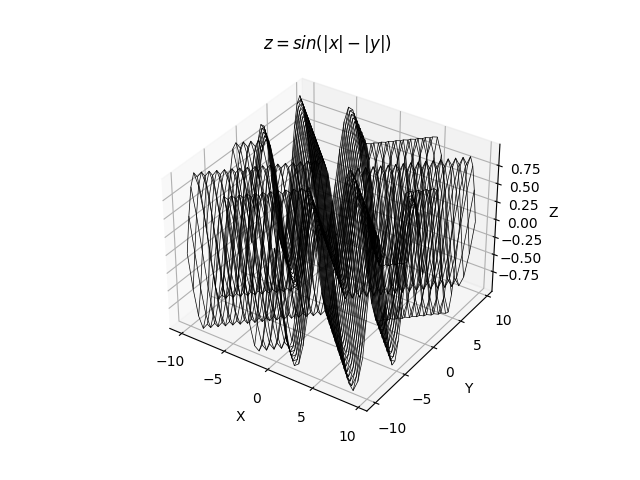

The script that drew this image:
import matplotlib.pyplot as plt
import numpy as np

fig = plt.figure()
ax = fig.add_subplot(111, projection='3d')

x = np.arange(-10, 10, .5)
y = np.arange(-10, 10, .5)
x, y = np.meshgrid(x, y)
z = (np.sin(np.abs(x) - np.abs(y)))

ax.plot_wireframe(x, y, z, color = 'k', linewidth = 0.5)
ax.set_title('$z = sin(|x| - |y|)$')
ax.set_xlabel('X')
ax.set_ylabel('Y')
ax.set_zlabel('Z')

plt.show()
